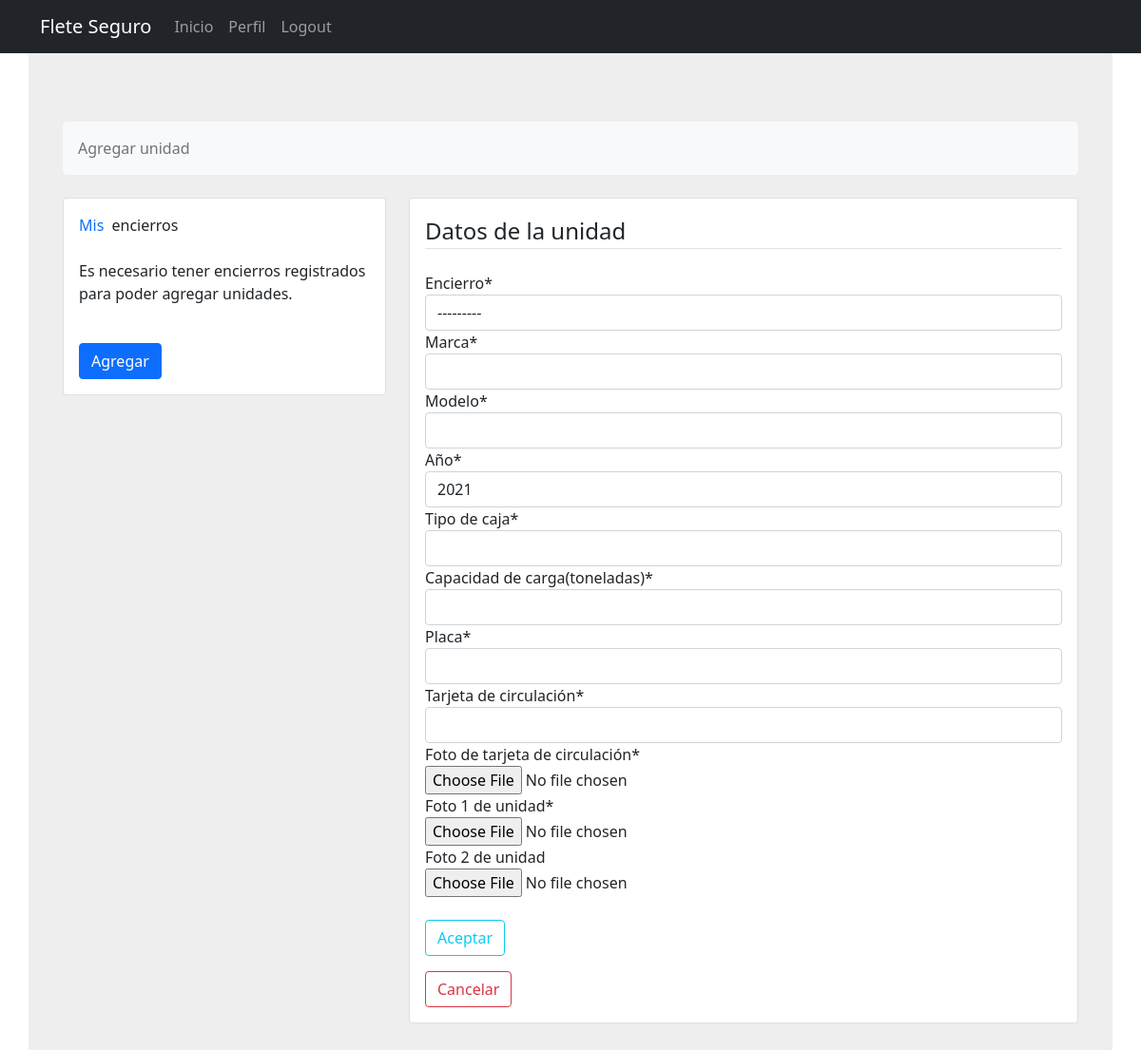
The app's page /usuarios/unidades/agregar/3/ (signed in), older data.
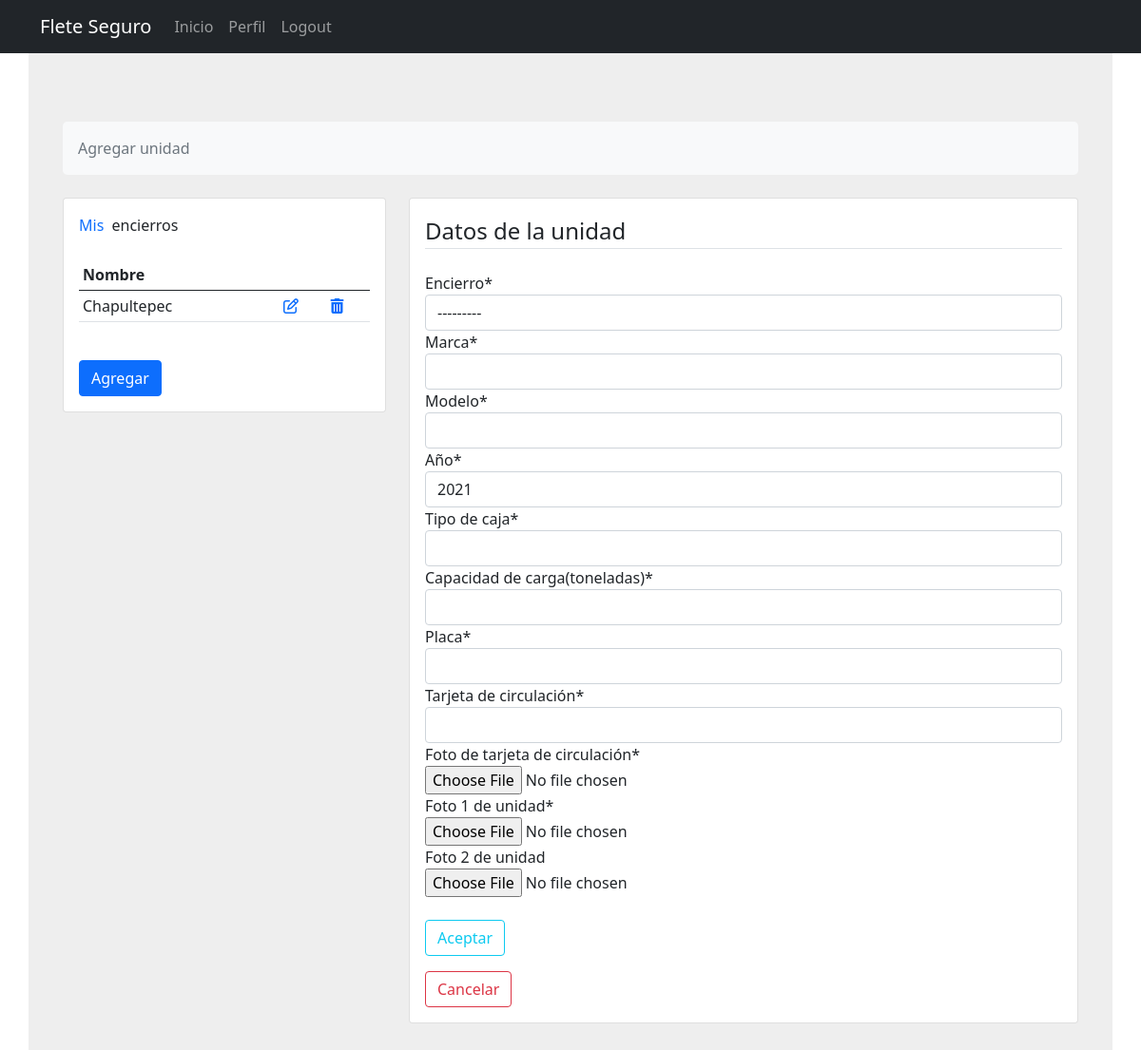
The same page, newer data.
### usuarios/models.py (models this page shows)
class Encierro(models.Model):
    nombre = models.CharField(verbose_name="Nombre para identificar el encierro", max_length=50)
    calle = models.CharField(verbose_name="Calle", max_length=100)
    num_ext = models.CharField(verbose_name="Numero exterior", max_length=100)
    num_int = models.CharField(verbose_name="Numero interior", max_length=100, default="", blank=True)
    colonia = models.CharField(verbose_name="Colonia", max_length=100)
    municipio = models.CharField(verbose_name="Municipio o alcadía", max_length=100)
    cp = models.CharField(verbose_name="Código postal",max_length=100,)
    estado = models.CharField(verbose_name="Estado", choices=ESTADOS, max_length=40)
    user = models.ForeignKey(MyUser, on_delete=models.CASCADE)
    def __str__(self):
        return f'{self.nombre}'

### usuarios/views.py (the view, shortened to what this page needs)
# urls.py: path('unidades/agregar/<int:user_pk>/', UnidadesAgregar.as_view(), name='agregar-unidad'),
class UnidadesAgregar(UserPassesTestMixin, CreateView):
    model = Unidades
    form_class = UnidadesForm
    template_name = 'usuarios/unidades.html'
    def test_func(self):
        if self.request.user.id == self.kwargs['user_pk']:
            return True
        else:
            return False
    def get_context_data(self, *args, **kwargs):
        context = super().get_context_data(*args, **kwargs)
        id = self.request.user.id
        encierros = Encierro.objects.filter(user=id)
        context['encierros'] = encierros
        context['title'] = 'Agregar unidad'
        return context
    def get_form(self, form_class=None):
        form = super().get_form(form_class=self.form_class)
        form.fields['encierro'].queryset = Encierro.objects.filter(user=self.request.user.id)
        return form

### usuarios/forms.py
class UnidadesForm(forms.ModelForm):
    class Meta:
        model = Unidades
        exclude = ('user',)
    field_order = ['encierro']

### usuarios/templates/usuarios/unidades.html (shortened to what this page needs)
{% extends 'base.html' %}
{% load crispy_forms_tags %}
{% block content %}
    <section style="background-color: #eee;">
        <div class="container py-5 mt-4">
            <div class="row">
                <div class="col">
                    <nav aria-label="breadcrumb" class="bg-light rounded-3 p-3 mb-4">
                        <ol class="breadcrumb mb-0">
                            <li class="breadcrumb-item active" aria-current="page">{{title}}</li>
                        </ol>
                    </nav>
                </div>
            </div>
            <div class="row">
                <div class="col-lg-4 col-md-12 justify-content-center">
                    <div class="card mb-4 mb-md-0">
                        <div class="card-body">
                            <p class="mb-4"><span class="text-primary font-italic me-1">Mis</span> encierros</p>
                            {% if encierros %}
                            <table class="table table-sm">
                                <thead>
                                  <tr>
                                    <th scope="col">Nombre</th>
                                    <th scope="col"></th>
                                    <th scope="col"></th>
                                  </tr>
                                </thead>
                                <tbody>
                                    {% for encierro in encierros %}
                                    <tr>
                                        <td>{{ encierro.nombre }}</td>
                                        <td><a href="{% url 'update-encierro' pk=encierro.id %}"><i class="far fa-edit"></i></a></td>
                                        <td><a href="{% url 'delete-encierro' encierro.id %}" class="confirm-delete" title="Delete" data-toggle="modal" data-target="#confirmDeleteModal" id="deleteButton{{encierro.id}}"><i class="fas fa-trash-alt"></i></a></td>
                                    </tr>
                                    {% endfor %}
                                </tbody>
                            </table>
                            {% else %}
                            <p>Es necesario tener encierros registrados para poder agregar unidades.</p>
                            {% endif %}
                            <a href="{% url 'agregar-encierro' user_pk=user.id %}"><button type="button" class="btn btn-primary mt-4"> Agregar </button></a>
                        </div>
                    </div>
                </div>
                <div class="col-lg-8 col-md-12 justify-content-center">
                    <div class="card mb-4">
                        <div class="card-body">
                            <div class="row">
                                <form method="post" enctype="multipart/form-data">
                                    <fieldset class="form-group">
                                        <legend class="border-bottom mb-4">Datos de la unidad</legend>
                                        {{ form|crispy}}
                                        <div class="form-group mt-4">
                                            <button class="btn btn-outline-info" type="submit" >Aceptar</button>
                                        </div>
                                    </fieldset>
                                </form>
                                <a href="{% url 'profile-user' %}"><button class="btn btn-outline-danger mt-3">Cancelar</button></a>
                            </div>
                        </div>
                    </div>
                </div>
            </div>
        </div>
    </section>
{% endblock content %}

Row changes from the older to the newer data that the page shows:
added Encierro: nombre "Chapultepec"
Text that changed along with them:
text no longer shown: "Es necesario tener encierros registrados para poder agregar unidades."
text now shown: "Nombre"
